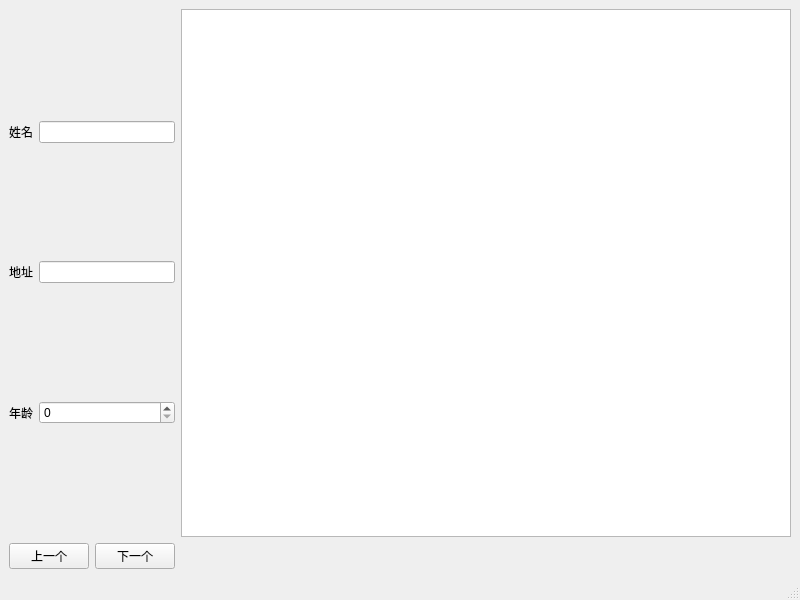
<?xml version="1.0" encoding="UTF-8"?>
<ui version="4.0">
 <class>MainWindow</class>
 <widget class="QMainWindow" name="MainWindow">
  <property name="geometry">
   <rect>
    <x>0</x>
    <y>0</y>
    <width>800</width>
    <height>600</height>
   </rect>
  </property>
  <property name="windowTitle">
   <string>MainWindow</string>
  </property>
  <widget class="QWidget" name="centralwidget">
   <layout class="QGridLayout" name="gridLayout_2">
    <item row="0" column="0" colspan="2">
     <layout class="QGridLayout" name="gridLayout">
      <item row="0" column="0">
       <widget class="QLabel" name="label_name">
        <property name="text">
         <string>姓名</string>
        </property>
       </widget>
      </item>
      <item row="0" column="1">
       <widget class="QLineEdit" name="lineEdit_name"/>
      </item>
      <item row="1" column="1">
       <widget class="QLineEdit" name="lineEdit_addr"/>
      </item>
      <item row="2" column="0">
       <widget class="QLabel" name="label_3">
        <property name="text">
         <string>年龄</string>
        </property>
       </widget>
      </item>
      <item row="2" column="1">
       <widget class="QSpinBox" name="spinBox"/>
      </item>
      <item row="1" column="0">
       <widget class="QLabel" name="label_2">
        <property name="text">
         <string>地址</string>
        </property>
       </widget>
      </item>
     </layout>
    </item>
    <item row="0" column="2">
     <widget class="QTableView" name="tableView"/>
    </item>
    <item row="1" column="0">
     <widget class="QPushButton" name="pushButton_pre">
      <property name="text">
       <string>上一个</string>
      </property>
     </widget>
    </item>
    <item row="1" column="1">
     <widget class="QPushButton" name="pushButton_next">
      <property name="text">
       <string>下一个</string>
      </property>
     </widget>
    </item>
   </layout>
  </widget>
  <widget class="QMenuBar" name="menubar">
   <property name="geometry">
    <rect>
     <x>0</x>
     <y>0</y>
     <width>800</width>
     <height>25</height>
    </rect>
   </property>
  </widget>
  <widget class="QStatusBar" name="statusbar"/>
 </widget>
 <resources/>
 <connections/>
</ui>
